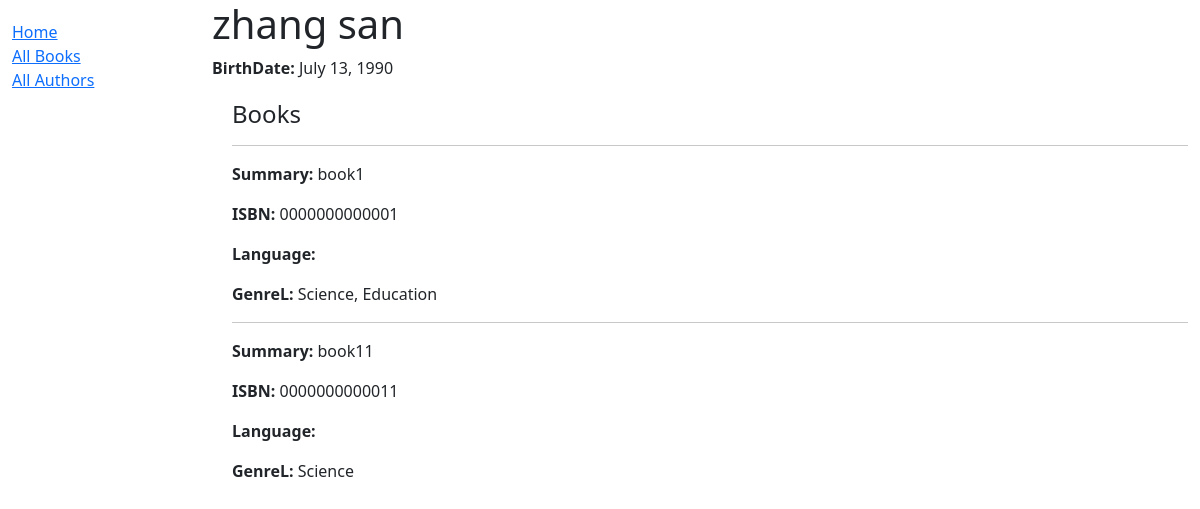
The app's page /catalog/author/1 with its own data.
### catalog/models.py (models this page shows, shortened)
class Author(models.Model):
    first_name = models.CharField(max_length=100)
    last_name = models.CharField(max_length=100)
    date_of_birth = models.DateField(null=True, blank=True)
    date_of_death = models.DateField('Died', null=True, blank=True)

class Book(models.Model):
    title = models.CharField(max_length=200)
    author = models.ForeignKey('Author', on_delete=models.SET_NULL, null=True)
    summary = models.TextField(max_length=1000, help_text="Enter a brief description of the book")
    isbn = models.CharField('ISBN',max_length=13, help_text='13 Character <a href="https://www.isbn-international.org/content/what-isbn">ISBN number</a>')
    genre = models.ManyToManyField(Genre, help_text="Select a genre for this book")
    def display_genre(self):
        return ', '.join(genre.name for genre in self.genre.all()[:3])
    display_genre.short_description = 'Genre'

class Genre(models.Model):
    name = models.CharField(max_length=200, help_text="Enter a book genre (e.g. Science Fiction, French Poetry etc.)")
    def __str__(self):
        return self.name

### catalog/views.py (the view)
# urls.py: path('author/<int:pk>', views.AuthorDetailView.as_view(), name='author-detail'),
class AuthorDetailView(generic.DetailView):
    model = Author

### catalog/templates/catalog/author_detail.html (shortened to what this page needs)
{% extends 'base_generic.html' %}
{% block content %}
    <h1>{{ author.first_name }} {{ author.last_name }}</h1>
    <p><strong>BirthDate:</strong> {{ author.date_of_birth }} </p>
    <div style="margin-left:20px; margin-top:20px">
        <h4>Books</h4>
        {% for book in author.book_set.all %}
            <hr />
            <p><strong>Summary:</strong> {{ book.summary }} </p>
            <p><strong>ISBN:</strong> {{book.isbn}} </p>
            <p><strong>Language:</strong> {{ book.language }} </p>
            <p><strong>GenreL:</strong> {{ book.genre.all|join:", "}} </p>
        {% endfor %}
    </div>
{% endblock content %}

### records on screen
Author: date_of_birth "July 13, 1990"
Book: summary "book1", isbn "0000000000001", genre.all "Science, Education"
Book: summary "book11", isbn "0000000000011", genre.all "Science"
